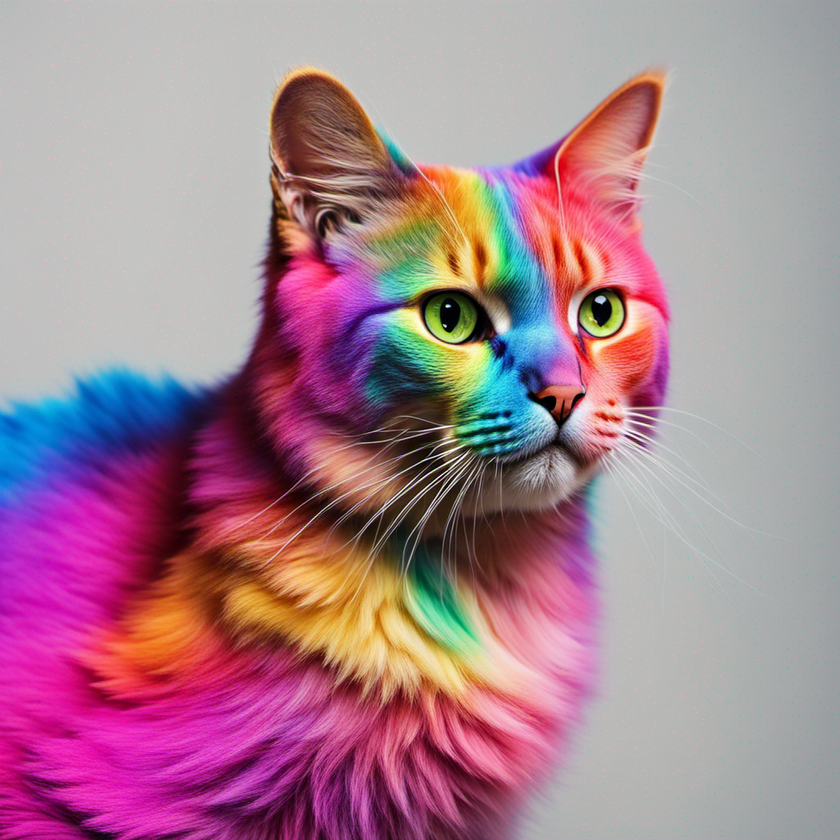
#> input picture WEEK 22/image1.png, 840 x 840 px, shrunk from 1024 x 1024 before the run
$ jupyter execute 'Morphological Transformations .ipynb'
#> lines starting #> are read from the running program, lines starting #| are printed output that depends on the picture
[cell 1]
import cv2
import numpy as np

# Load an image
image = cv2.imread('image1.png', 0)  # Load in grayscale
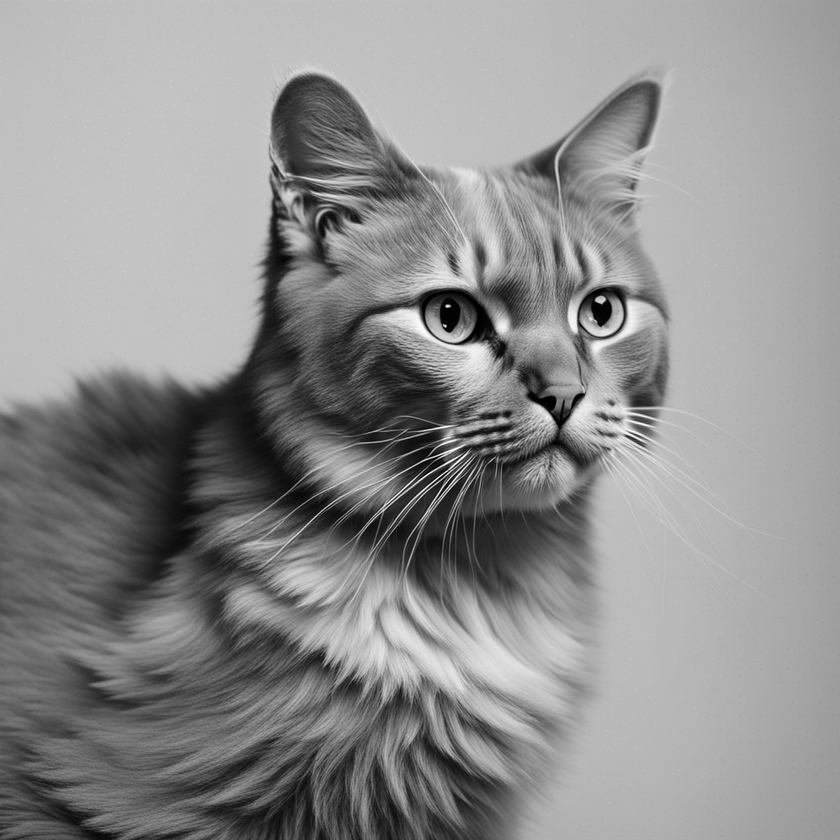
#> image: shape (840, 840); min 0, max 255, mean 142

# Define a structuring element
kernel = cv2.getStructuringElement(cv2.MORPH_RECT, (5, 5))

# Apply Erosion
eroded = cv2.erode(image, kernel, iterations=1)
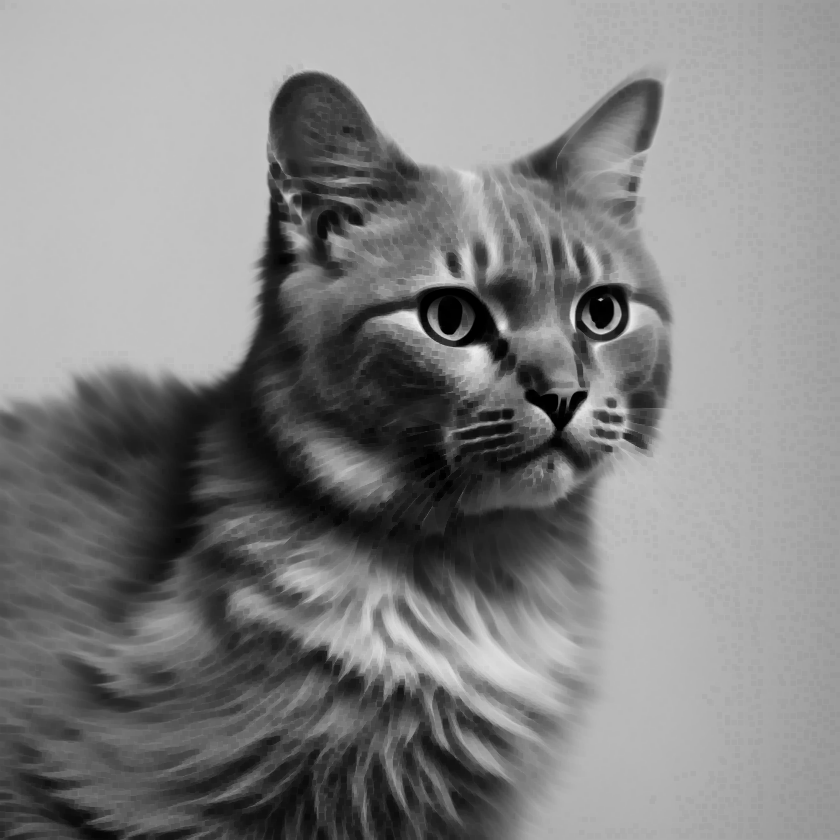
#> eroded: shape (840, 840); min 0, max 240, mean 130.4

# Apply Dilation
dilated = cv2.dilate(image, kernel, iterations=1)
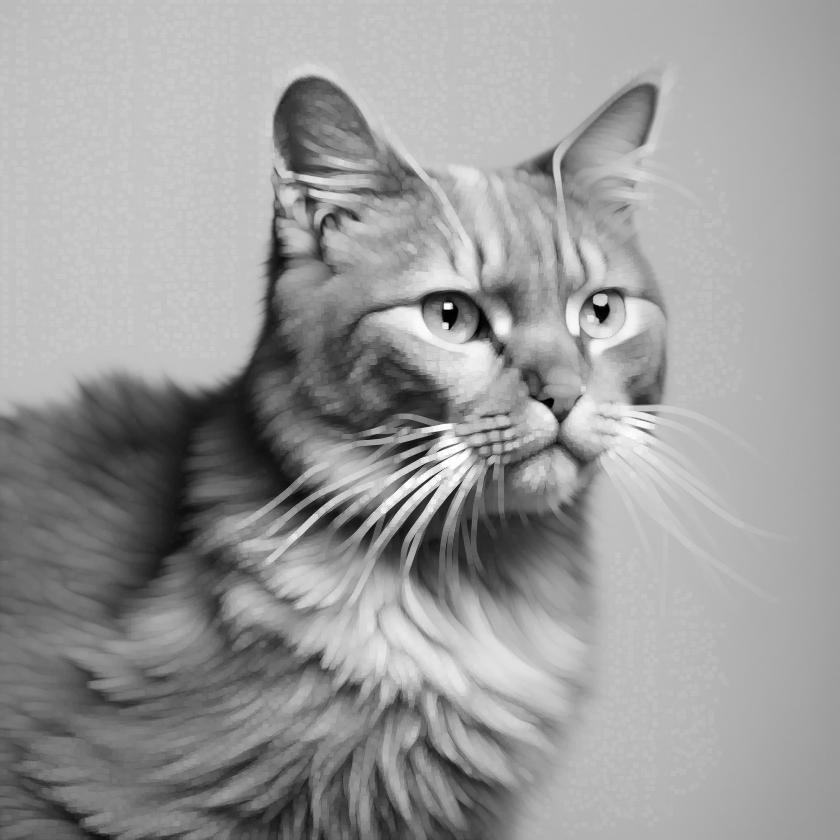
#> dilated: shape (840, 840); min 0, max 255, mean 154.4

# Apply Opening
opened = cv2.morphologyEx(image, cv2.MORPH_OPEN, kernel)
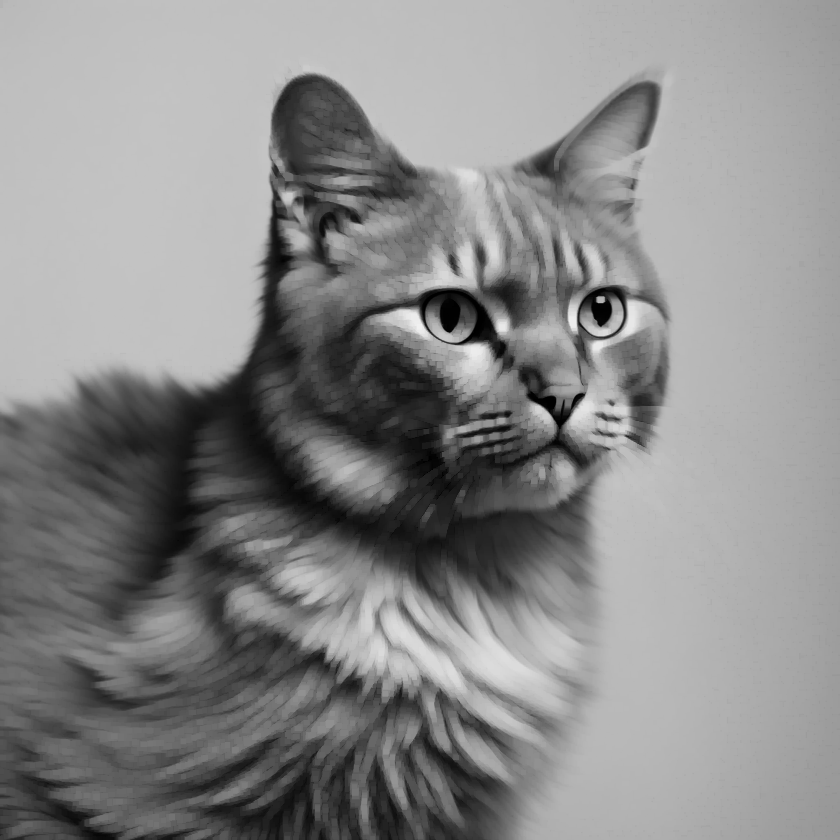
#> opened: shape (840, 840); min 0, max 240, mean 137.6

# Apply Closing
closed = cv2.morphologyEx(image, cv2.MORPH_CLOSE, kernel)
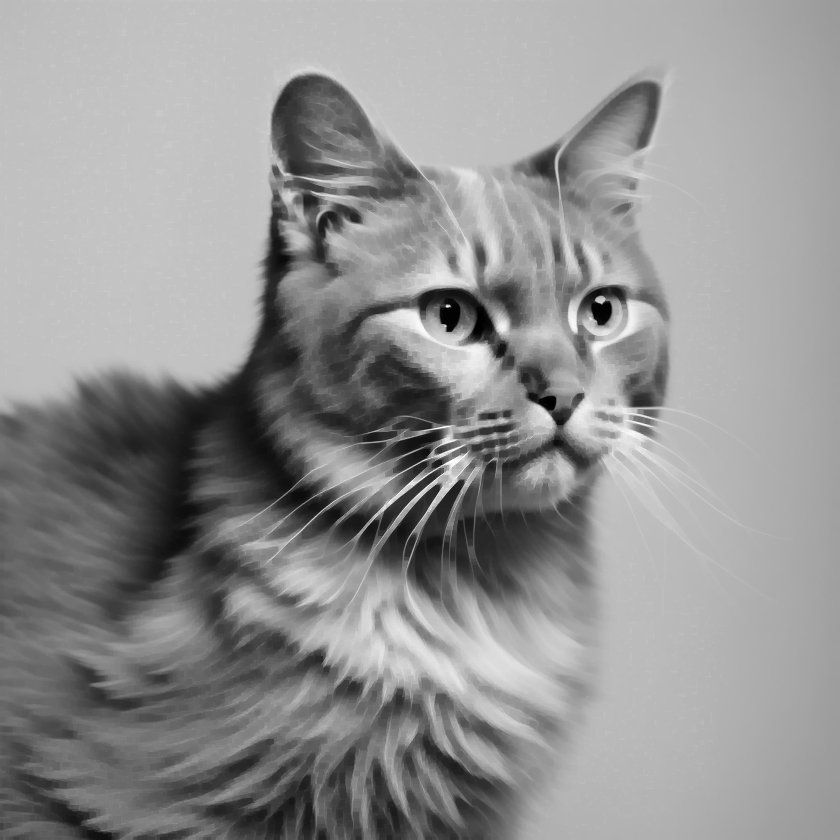
#> closed: shape (840, 840); min 0, max 255, mean 146.1

# Apply Morphological Gradient
gradient = cv2.morphologyEx(image, cv2.MORPH_GRADIENT, kernel)
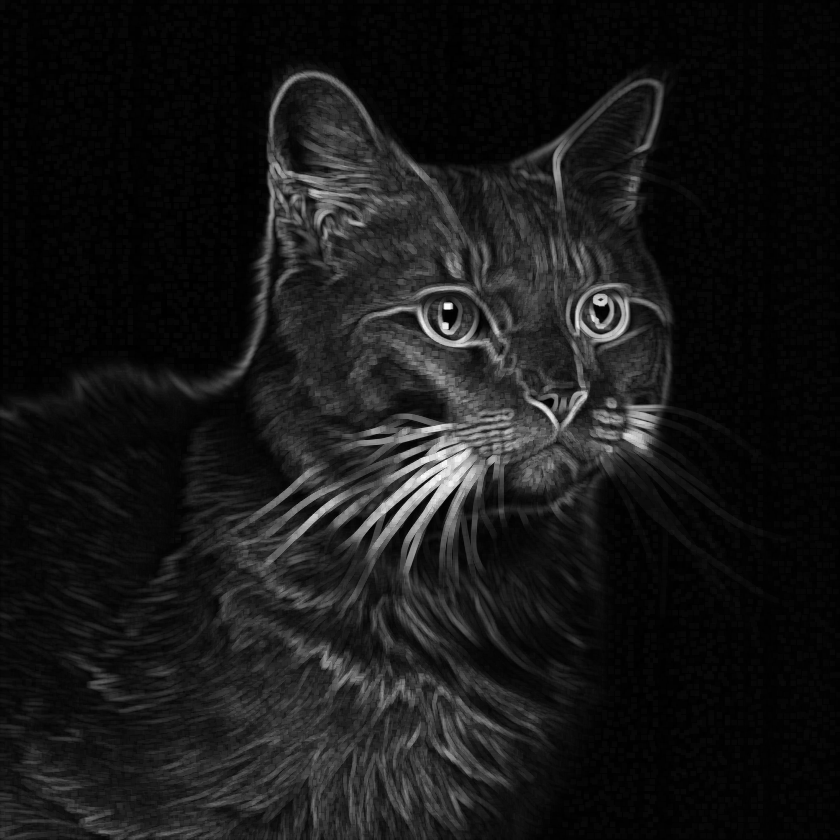
#> gradient: shape (840, 840); min 0, max 250, mean 23.9

# Display Results
cv2.imshow('Original', image)
cv2.imshow('Erosion', eroded)
cv2.imshow('Dilation', dilated)
cv2.imshow('Opening', opened)
cv2.imshow('Closing', closed)
cv2.imshow('Gradient', gradient)

cv2.waitKey(0)
cv2.destroyAllWindows()

$ run again, with WEEK 22/pic.jpg saved as WEEK 22/image1.png
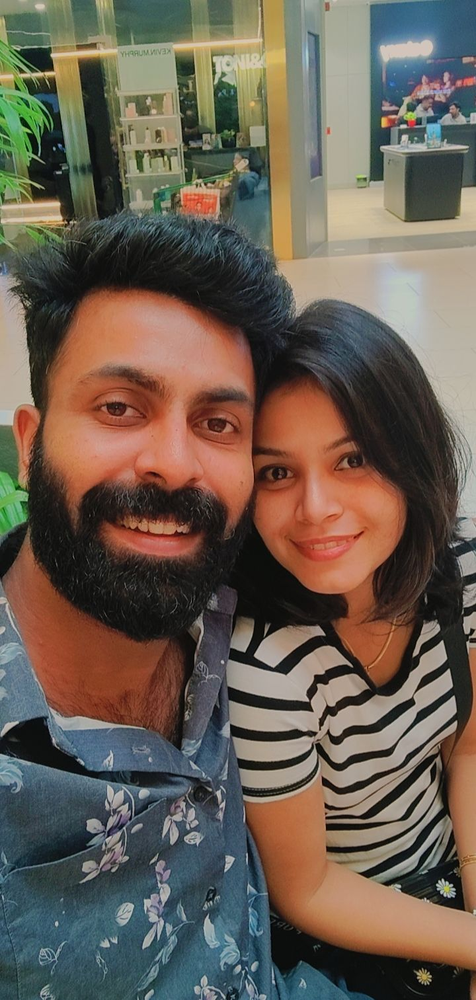
#> input picture WEEK 22/pic.jpg, 476 x 1000 px, shrunk from 720 x 1513 before the run
#> `closed = cv2.morphologyEx(image, cv2.MORPH_CLOSE, kernel)`:
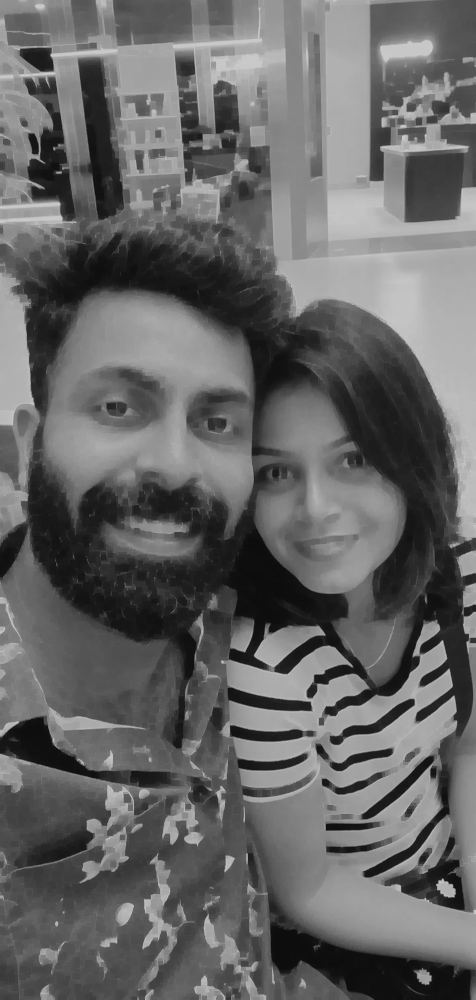
#> closed: shape (1000, 476); min 12, max 207, mean 101.4
#> `gradient = cv2.morphologyEx(image, cv2.MORPH_GRADIENT, kernel)`:
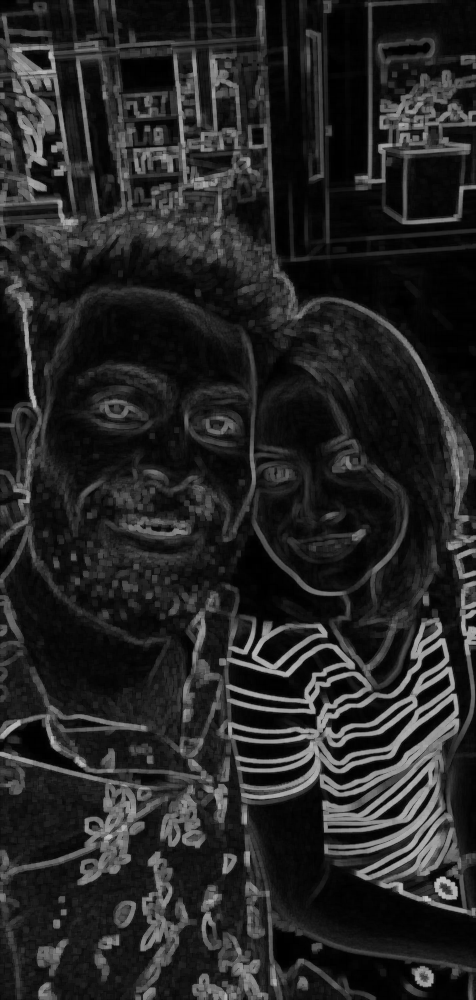
#> gradient: shape (1000, 476); min 0, max 192, mean 37
